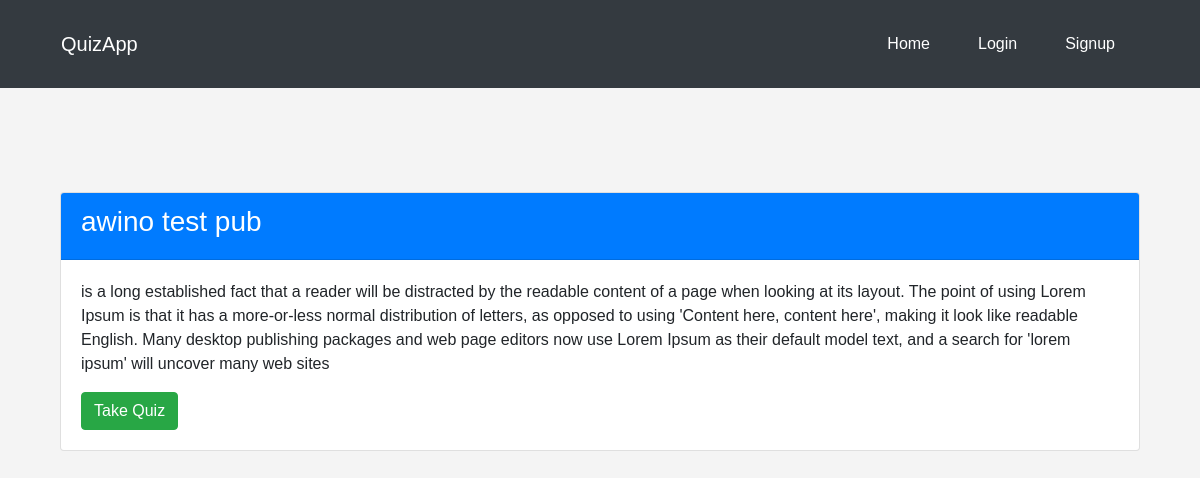
The app's page /quizzes/quiz/21/ with its own data.
### quizzes/models.py (models this page shows, shortened)
class Quiz(models.Model):
    title = models.CharField(max_length=255)
    description = models.TextField()
    created_by = models.ForeignKey(User, on_delete=models.CASCADE)
    created_at = models.DateTimeField(auto_now_add=True)
    is_public = models.BooleanField(default=False)
    share_link = models.URLField(blank=True, null=True)

### quizzes/views.py (the view)
# urls.py: path('quiz/<int:quiz_id>/', quiz_detail, name='quiz_detail'),
def quiz_detail(request, quiz_id):
    quiz = get_object_or_404(Quiz, id=quiz_id)
    return render(request, 'quizzes/quiz_detail.html', {'quiz': quiz})

### templates/quizzes/quiz_detail.html
{% extends 'base.html' %}
{% block content %}
<div class="container mt-5">
    <div class="card">
        <div class="card-header bg-primary text-white">
            <h3>{{ quiz.title }}</h3>
        </div>
        <div class="card-body">
            <p>{{ quiz.description }}</p>
            <a href="{% url 'take_quiz' quiz.id %}" class="btn btn-success">Take Quiz</a>
        </div>
    </div>
</div>
{% endblock %}

### static/css/styles.css (style rules this page uses)
body { font-family: Arial, sans-serif; margin: 0; padding: 0; background-color: #f4f4f4; }

### records on screen
Quiz: title "awino test pub", description "is a long established fact that a reader will be distracted by the readable content of a page when looking at its layout. The point of using Lorem Ipsum is that it has a more-or-less normal distribution of letters, as opposed to using 'Content here, content here', making it look like readable English. Many desktop publishing packages and web page editors now use Lorem Ipsum as their default model text, and a search for 'lorem ipsum' will uncover many web sites"
